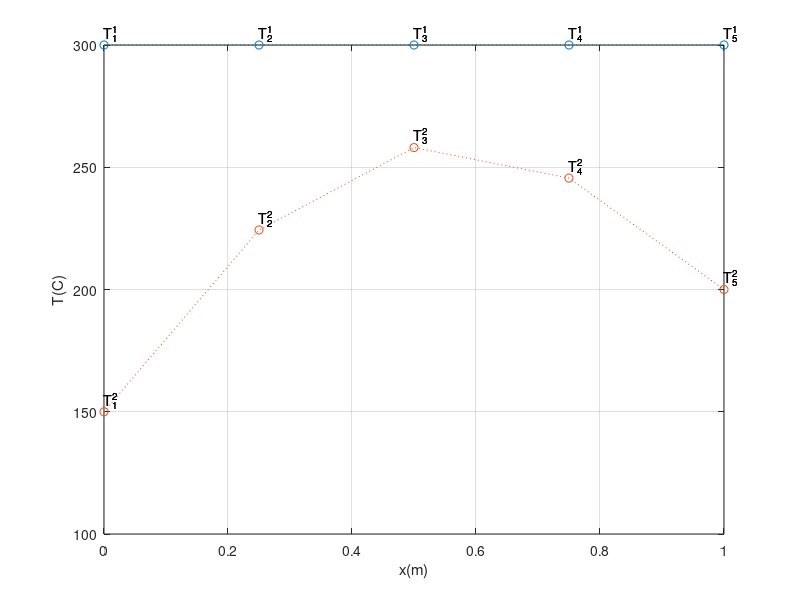

Write the MATLAB code that produced this figure.
% me 3001 - 1d transient numerical heat transfer
%transient_1d_numerical_case1.m
%one-dimensional transient conduction using explicit finite difference method.
clear all
close all
clc
%
L=1;%length of bar (m)
k=400;%conductivity of copper
ro=8000;%density
c=400;%specific heat

alpa=sqrt(k/(ro*c));%(thermal_diffusivity)^0.5
n=5;%number of nodes
dx=L/(n-1);%increment of x dimension,(m) 
% lamda=0.5; %Courant number, non-dimensional (should be less than 0.5)
% dt=lamda*(dx/alpa)^2;%time step dictated by Courant number
tstop=2000;%maximum calculation time (sec)
dt=10
lambda=alpa^2*dt/dx^2
%lambda=k/(ro*c)*dt/dx^2

T0=150;
Tn=200;


x=0:dx:L;%x-coordinate
%given initial conditions
%n+1;%number of nodes including boundary
for i=1:n
%     if x(i)<=L/2
%         g(i)=10%*sin(2*pi*x(i)/L); %initial temperature T(x,0)=g(x)
%     else
%         g(i)=0;
%     end
    g(i)=300;
end
% g=10*ones(length(x),1);
%
t=0;%starting time
T=g;% T(x,0)
plot_temp=[T'];%save initial temperature for plot
%
yoff=5
isave=1;
j=1;
while t<=tstop
    for i=2:n-1
%     T(i)=T0(i)+lamda*(T0(i+1)-2*T0(i)+T0(i-1));%T at t=t+dt
        T(i)=lambda*T(i+1)+(1-2*lambda)*T(i)+lambda*T(i-1);
%         text(x(i),plot_temp(i,j)+yoff,'T_1^1')
    end 
    T(1)=T0;%boundary condition at x=0
    T(n)=Tn;%boundary condition at x=L
%reinitialize for next time step   
    t=t+dt;%increase time
%     T0=T;%reinitialization 
    if isave==50
        plot_temp=[plot_temp T'];%save data 
        isave=1;
    else
        isave=isave+1;
    end
    j=j+1
%     pause
end


plot(x,plot_temp(:,1:2),'o:');hold on
for k=1:5
    
    mystr=sprintf('T_%i^1',k)
    text(x(k),plot_temp(k,1)+yoff,mystr)
    text(x(k),plot_temp(k,1)+yoff,mystr)
    text(x(k),plot_temp(k,1)+yoff,mystr)
    
    mystr=sprintf('T_%i^2',k)
    text(x(k),plot_temp(k,2)+yoff,mystr)
    text(x(k),plot_temp(k,2)+yoff,mystr)
    text(x(k),plot_temp(k,2)+yoff,mystr)
    
end


grid on
xlabel('x(m)'), ylabel('T(C)')
